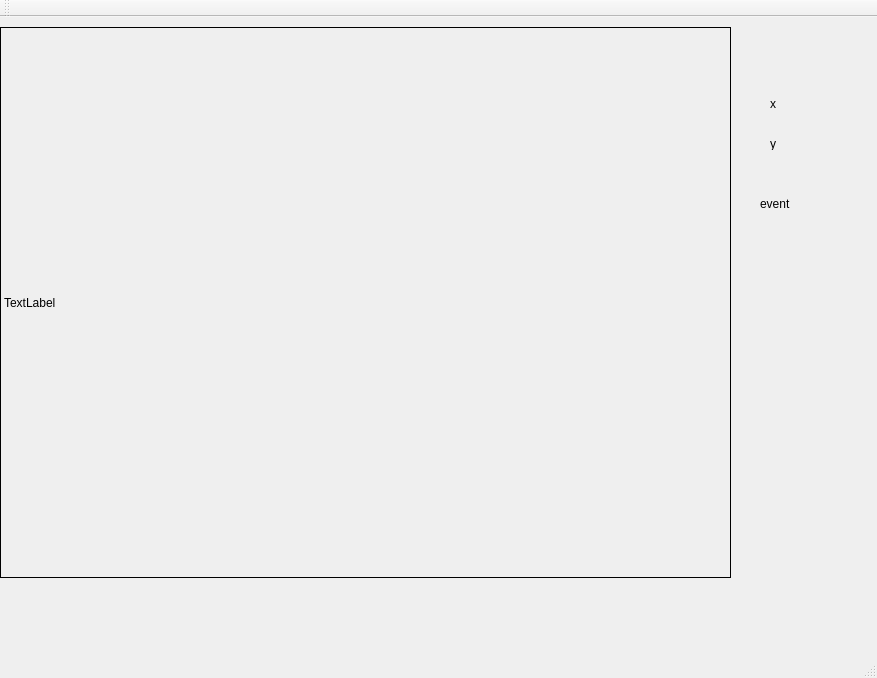
<?xml version="1.0" encoding="UTF-8"?>
<ui version="4.0">
 <class>MainWindow</class>
 <widget class="QMainWindow" name="MainWindow">
  <property name="geometry">
   <rect>
    <x>0</x>
    <y>0</y>
    <width>877</width>
    <height>678</height>
   </rect>
  </property>
  <property name="windowTitle">
   <string>MainWindow</string>
  </property>
  <widget class="QWidget" name="centralWidget">
   <widget class="mouse" name="label">
    <property name="geometry">
     <rect>
      <x>0</x>
      <y>10</y>
      <width>731</width>
      <height>551</height>
     </rect>
    </property>
    <property name="mouseTracking">
     <bool>true</bool>
    </property>
    <property name="frameShape">
     <enum>QFrame::Box</enum>
    </property>
    <property name="text">
     <string>TextLabel</string>
    </property>
   </widget>
   <widget class="QLabel" name="label_x">
    <property name="geometry">
     <rect>
      <x>770</x>
      <y>80</y>
      <width>47</width>
      <height>13</height>
     </rect>
    </property>
    <property name="text">
     <string>x</string>
    </property>
   </widget>
   <widget class="QLabel" name="label_y">
    <property name="geometry">
     <rect>
      <x>770</x>
      <y>120</y>
      <width>47</width>
      <height>13</height>
     </rect>
    </property>
    <property name="text">
     <string>y</string>
    </property>
   </widget>
   <widget class="QLabel" name="label_event">
    <property name="geometry">
     <rect>
      <x>760</x>
      <y>180</y>
      <width>47</width>
      <height>13</height>
     </rect>
    </property>
    <property name="text">
     <string>event</string>
    </property>
   </widget>
  </widget>
  <widget class="QMenuBar" name="menuBar">
   <property name="geometry">
    <rect>
     <x>0</x>
     <y>0</y>
     <width>877</width>
     <height>20</height>
    </rect>
   </property>
  </widget>
  <widget class="QToolBar" name="mainToolBar">
   <attribute name="toolBarArea">
    <enum>TopToolBarArea</enum>
   </attribute>
   <attribute name="toolBarBreak">
    <bool>false</bool>
   </attribute>
  </widget>
  <widget class="QStatusBar" name="statusBar"/>
 </widget>
 <layoutdefault spacing="6" margin="11"/>
 <customwidgets>
  <customwidget>
   <class>mouse</class>
   <extends>QLabel</extends>
   <header location="global">mouse.h</header>
  </customwidget>
 </customwidgets>
 <resources/>
 <connections/>
</ui>
